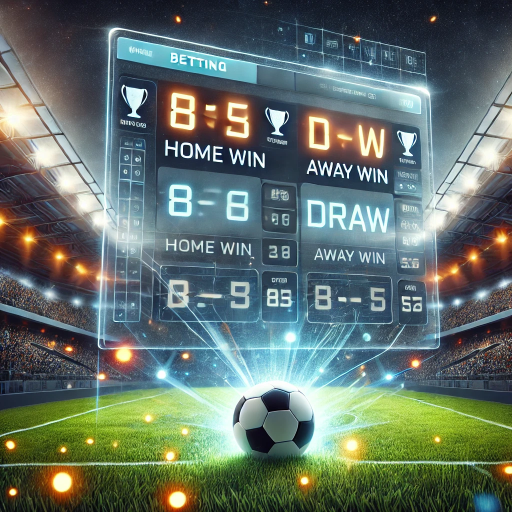
#> input picture Frontend/FrontendApp/src/assets/images/tile1.jpg, 1024 x 1024 px (shown at 1/2 size); its folder holds only this picture in this run
$ python optimize_images.py
#> lines starting #> are read from the running program, lines starting #| are printed output that depends on the picture
from pathlib import Path
from PIL import Image
import os

TARGET_DIR = Path(
    r"C:\Projekty\Portfolio-Repository\DotNet-Ionic-Angular-AuthSystem\Frontend\FrontendApp\src\assets\images"
)

SUPPORTED_EXTENSIONS = {".jpg", ".jpeg", ".png", ".webp"}

JPEG_QUALITY = 70
WEBP_QUALITY = 70
PNG_COMPRESS_LEVEL = 9


def optimize_image(image_path: Path) -> None:
    temp_path = image_path.with_suffix(image_path.suffix + ".tmp")

    try:
        with Image.open(image_path) as img:
#> img is the input picture: PIL image 1024x1024 RGB; mean R, G, B 98.1, 113.2, 105.9
            original_width, original_height = img.size
#> original_width = 1024; original_height = 1024

            new_width = max(1, original_width // 2)
#> new_width = 512
            new_height = max(1, original_height // 2)
#> new_height = 512

            resized = img.resize((new_width, new_height), Image.Resampling.LANCZOS)
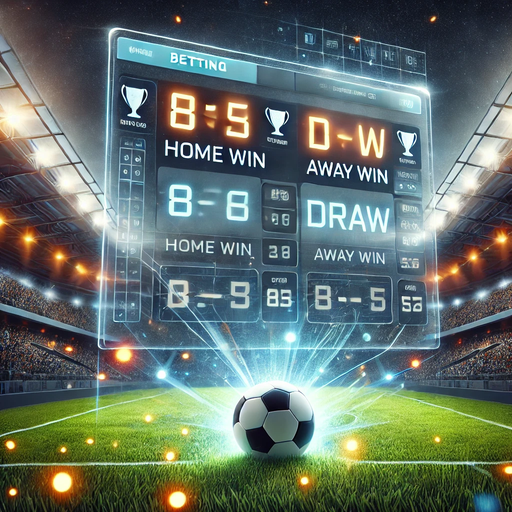
#> resized: PIL image 512x512 RGB; mean R, G, B 98.1, 113.2, 105.9

            ext = image_path.suffix.lower()

            if ext in {".jpg", ".jpeg"}:
                if resized.mode in {"RGBA", "P"}:
                    resized = resized.convert("RGB")

                resized.save(
                    temp_path,
                    format="JPEG",
                    quality=JPEG_QUALITY,
                    optimize=True,
                    progressive=True,
                )

            elif ext == ".png":
                resized.save(
                    temp_path,
                    format="PNG",
                    optimize=True,
                    compress_level=PNG_COMPRESS_LEVEL,
                )

            elif ext == ".webp":
                resized.save(
                    temp_path,
                    format="WEBP",
                    quality=WEBP_QUALITY,
                    method=6,
                )

        os.replace(temp_path, image_path)

        print(
            f"Optimized: {image_path} "
            f"({original_width}x{original_height} -> {new_width}x{new_height})"
        )
#| Optimized: Frontend/FrontendApp/src/assets/images/tile1.jpg (1024x1024 -> 512x512)

    except Exception as error:
        if temp_path.exists():
            temp_path.unlink()

        print(f"Failed: {image_path}")
        print(f"Reason: {error}")


def main() -> None:
    if not TARGET_DIR.exists():
        print(f"Folder does not exist: {TARGET_DIR}")
        return

    images = [
        path
        for path in TARGET_DIR.rglob("*")
        if path.is_file() and path.suffix.lower() in SUPPORTED_EXTENSIONS
    ]

    if not images:
        print("No supported images found.")
        return

    print(f"Found {len(images)} images.")
    print(f"Optimizing images in: {TARGET_DIR}")
    print()

    for image_path in images:
        optimize_image(image_path)

    print()
    print("Done.")


if __name__ == "__main__":
    main()
